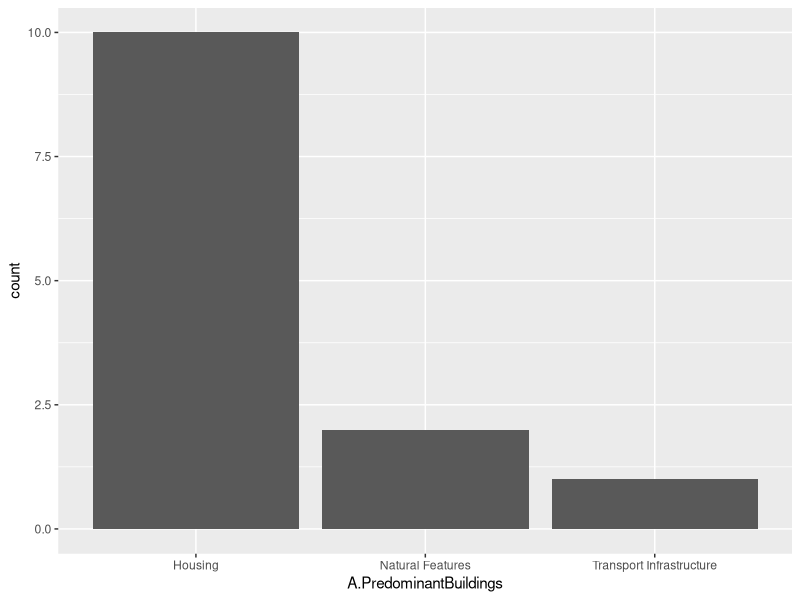
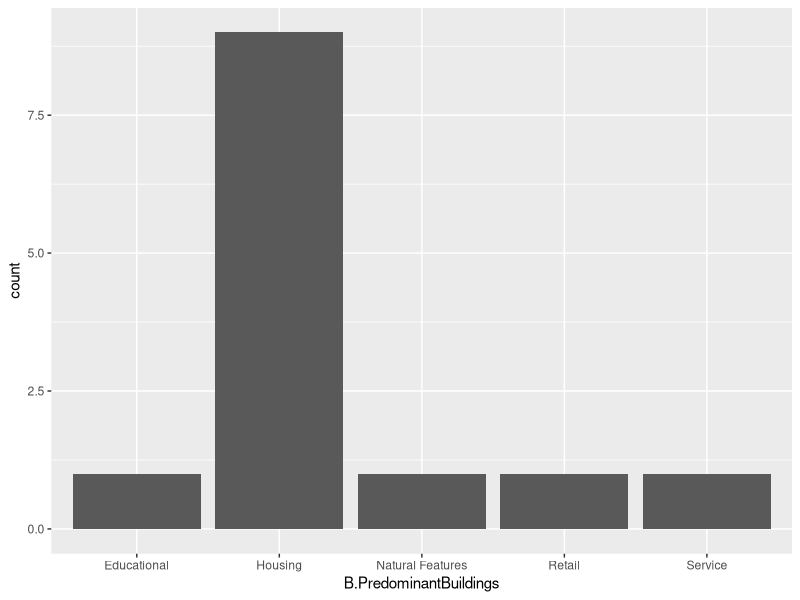
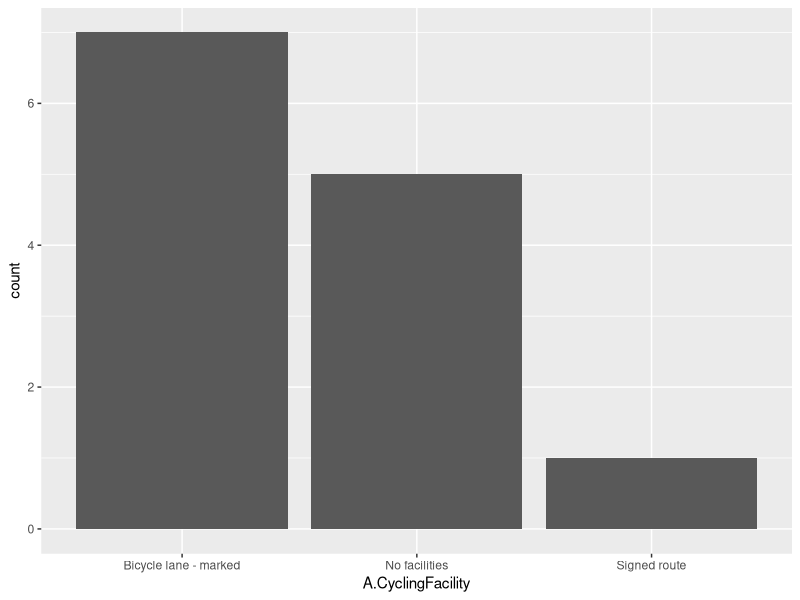
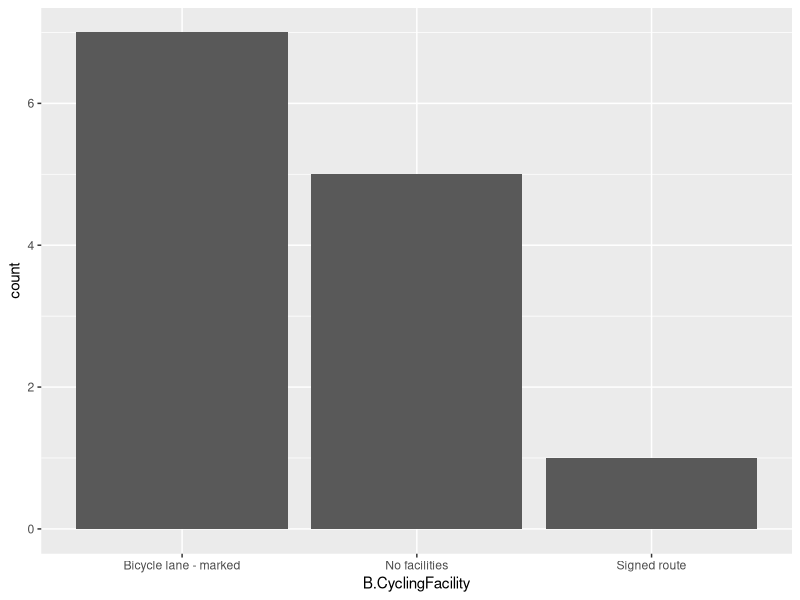
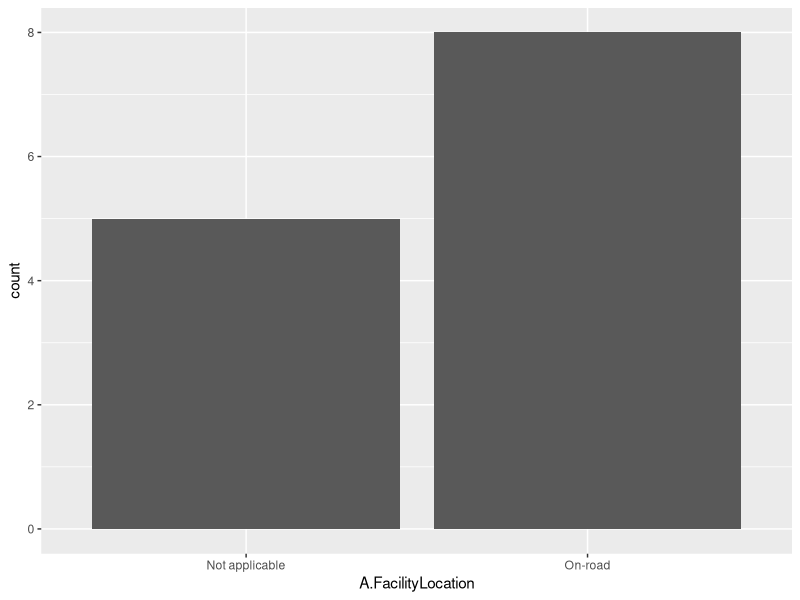
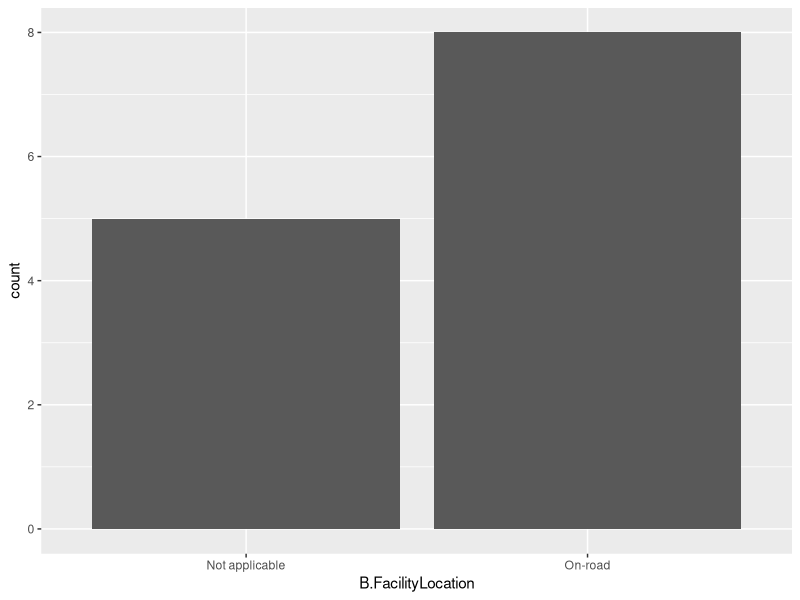
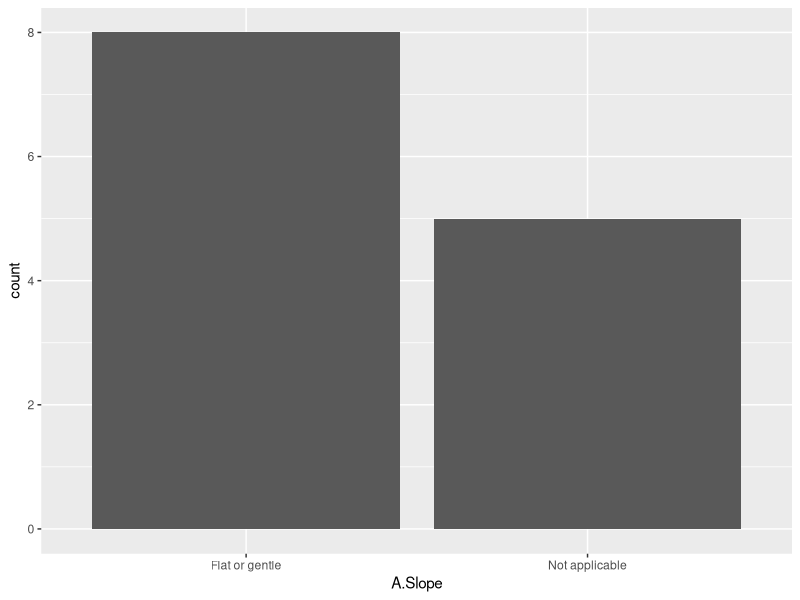
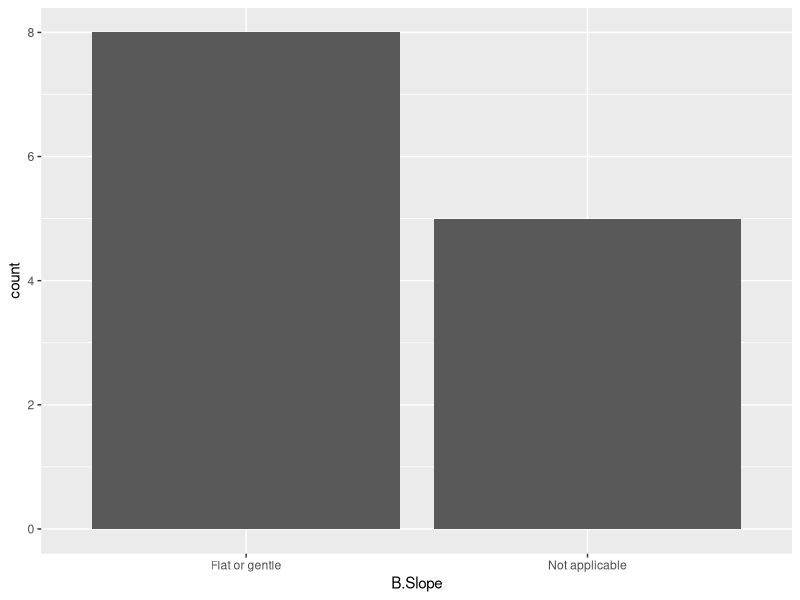

These figures' R source, in order:
## ---- chunk 1
library(readr)
library(tidyverse)
library(dplyr)
library(sf)
library(ggthemes)
## ---- chunk 2
audit_results <- read_csv("Audit_Results.csv")
Audit_Results_1A <- read_csv("Audit_Results_1A.csv")
Audit_Results_1B <- read_csv("Audit_Results_1B.csv")
Audit_Results_2A <- read_csv("Audit_Results_2A.csv")
Audit_Results_2B <- read_csv("Audit_Results_2B.csv")
Audit_Results_3A <- read_csv("Audit_Results_3A.csv")
Audit_Results_3B <- read_csv("Audit_Results_3B.csv")
## ---- chunk 3
ggplot(data = Audit_Results_1A) + 
  geom_bar(mapping = aes(x = A.PredominantBuildings))

ggplot(data = Audit_Results_1A) + 
  geom_bar(mapping = aes(x = B.PredominantBuildings))
## ---- chunk 4
ggplot(data = Audit_Results_1A) + 
  geom_bar(mapping = aes(x = A.CyclingFacility))

ggplot(data = Audit_Results_1A) + 
  geom_bar(mapping = aes(x = B.CyclingFacility))
## ---- chunk 5
ggplot(data = Audit_Results_1A) + 
  geom_bar(mapping = aes(x = A.FacilityLocation))

ggplot(data = Audit_Results_1A) + 
  geom_bar(mapping = aes(x = B.FacilityLocation))
## ---- chunk 6
ggplot(data = Audit_Results_1A) + 
  geom_bar(mapping = aes(x = A.Slope))

ggplot(data = Audit_Results_1A) + 
  geom_bar(mapping = aes(x = B.Slope))
## ---- chunk 7
ggplot(data = Audit_Results_1A) + 
  geom_bar(mapping = aes(x = A.RoadCondition))

ggplot(data = Audit_Results_1A) + 
  geom_bar(mapping = aes(x = B.RoadCondition))
## ---- chunk 8
ggplot(data = Audit_Results_1A) + 
  geom_bar(mapping = aes(x = A.Lanes))

ggplot(data = Audit_Results_1A) + 
  geom_bar(mapping = aes(x = B.Lanes))
## ---- chunk 9
ggplot(data = Audit_Results_1A) + 
  geom_bar(mapping = aes(x = A.TrafficCalming))

ggplot(data = Audit_Results_1A) + 
  geom_bar(mapping = aes(x = B.TrafficCalming))
## ---- chunk 10
ggplot(data = Audit_Results_1A) + 
  geom_bar(mapping = aes(x = A.Crossing))

ggplot(data = Audit_Results_1A) + 
  geom_bar(mapping = aes(x = B.Crossing))
## ---- chunk 11
ggplot(data = Audit_Results_1A) + 
  geom_bar(mapping = aes(x = A.Lights))

ggplot(data = Audit_Results_1A) + 
  geom_bar(mapping = aes(x = B.Lights))
## ---- chunk 12
ggplot(data = Audit_Results_1A) + 
  geom_bar(mapping = aes(x = A.Maintenance))

ggplot(data = Audit_Results_1A) + 
  geom_bar(mapping = aes(x = B.Maintenance))
## ---- chunk 13
ggplot(data = Audit_Results_1A) + 
  geom_bar(mapping = aes(x = A.Cleanliness))

ggplot(data = Audit_Results_1A) + 
  geom_bar(mapping = aes(x = B.Cleanliness))
## ---- chunk 14
ggplot(data = Audit_Results_1A) + 
  geom_bar(mapping = aes(x = A.Trees))

ggplot(data = Audit_Results_1A) + 
  geom_bar(mapping = aes(x = B.Trees))
## ---- chunk 15
ggplot(data = Audit_Results_1A) + 
  geom_bar(mapping = aes(x = A.Attractiveness))

ggplot(data = Audit_Results_1A) + 
  geom_bar(mapping = aes(x = B.Attractiveness))
## ---- chunk 16
ggplot(data = Audit_Results_1A) + 
  geom_bar(mapping = aes(x = A.Comfortability))

ggplot(data = Audit_Results_1A) + 
  geom_bar(mapping = aes(x = B.Comfortability))
## ---- chunk 17
ggplot(data = Audit_Results_1B) + 
  geom_bar(mapping = aes(x = A.PredominantBuildings))

ggplot(data = Audit_Results_1B) + 
  geom_bar(mapping = aes(x = B.PredominantBuildings))
## ---- chunk 18
ggplot(data = Audit_Results_1B) + 
  geom_bar(mapping = aes(x = A.CyclingFacility))

ggplot(data = Audit_Results_1B) + 
  geom_bar(mapping = aes(x = B.CyclingFacility))
## ---- chunk 19
ggplot(data = Audit_Results_1B) + 
  geom_bar(mapping = aes(x = A.FacilityLocation))

ggplot(data = Audit_Results_1B) + 
  geom_bar(mapping = aes(x = B.FacilityLocation))
## ---- chunk 20
ggplot(data = Audit_Results_1B) + 
  geom_bar(mapping = aes(x = A.Slope))

ggplot(data = Audit_Results_1B) + 
  geom_bar(mapping = aes(x = B.Slope))
## ---- chunk 21
ggplot(data = Audit_Results_1B) + 
  geom_bar(mapping = aes(x = A.RoadCondition))

ggplot(data = Audit_Results_1B) + 
  geom_bar(mapping = aes(x = B.RoadCondition))
## ---- chunk 22
ggplot(data = Audit_Results_1B) + 
  geom_bar(mapping = aes(x = A.Lanes))

ggplot(data = Audit_Results_1B) + 
  geom_bar(mapping = aes(x = B.Lanes))
## ---- chunk 23
ggplot(data = Audit_Results_1B) + 
  geom_bar(mapping = aes(x = A.TrafficCalming))

ggplot(data = Audit_Results_1B) + 
  geom_bar(mapping = aes(x = B.TrafficCalming))
## ---- chunk 24
ggplot(data = Audit_Results_1B) + 
  geom_bar(mapping = aes(x = A.Crossing))

ggplot(data = Audit_Results_1B) + 
  geom_bar(mapping = aes(x = B.Crossing))
## ---- chunk 25
ggplot(data = Audit_Results_1B) + 
  geom_bar(mapping = aes(x = A.Lights))

ggplot(data = Audit_Results_1B) + 
  geom_bar(mapping = aes(x = B.Lights))
## ---- chunk 26
ggplot(data = Audit_Results_1B) + 
  geom_bar(mapping = aes(x = A.Maintenance))

ggplot(data = Audit_Results_1B) + 
  geom_bar(mapping = aes(x = B.Maintenance))
## ---- chunk 27
ggplot(data = Audit_Results_1B) + 
  geom_bar(mapping = aes(x = A.Cleanliness))

ggplot(data = Audit_Results_1B) + 
  geom_bar(mapping = aes(x = B.Cleanliness))
## ---- chunk 28
ggplot(data = Audit_Results_1B) + 
  geom_bar(mapping = aes(x = A.Trees))

ggplot(data = Audit_Results_1B) + 
  geom_bar(mapping = aes(x = B.Trees))
## ---- chunk 29
ggplot(data = Audit_Results_1B) + 
  geom_bar(mapping = aes(x = A.Attractiveness))

ggplot(data = Audit_Results_1B) + 
  geom_bar(mapping = aes(x = B.Attractiveness))
## ---- chunk 30
ggplot(data = Audit_Results_1B) + 
  geom_bar(mapping = aes(x = A.Comfortability))

ggplot(data = Audit_Results_1B) + 
  geom_bar(mapping = aes(x = B.Comfortability))
## ---- chunk 31
ggplot(data = Audit_Results_2A) + 
  geom_bar(mapping = aes(x = A.PredominantBuildings))

ggplot(data = Audit_Results_2A) + 
  geom_bar(mapping = aes(x = B.PredominantBuildings))
## ---- chunk 32
ggplot(data = Audit_Results_2A) + 
  geom_bar(mapping = aes(x = A.CyclingFacility))

ggplot(data = Audit_Results_2A) + 
  geom_bar(mapping = aes(x = B.CyclingFacility))
## ---- chunk 33
ggplot(data = Audit_Results_2A) + 
  geom_bar(mapping = aes(x = A.FacilityLocation))

ggplot(data = Audit_Results_2A) + 
  geom_bar(mapping = aes(x = B.FacilityLocation))
## ---- chunk 34
ggplot(data = Audit_Results_2A) + 
  geom_bar(mapping = aes(x = A.Slope))

ggplot(data = Audit_Results_2A) + 
  geom_bar(mapping = aes(x = B.Slope))
## ---- chunk 35
ggplot(data = Audit_Results_2A) + 
  geom_bar(mapping = aes(x = A.RoadCondition))

ggplot(data = Audit_Results_2A) + 
  geom_bar(mapping = aes(x = B.RoadCondition))
## ---- chunk 36
ggplot(data = Audit_Results_2A) + 
  geom_bar(mapping = aes(x = A.Lanes))

ggplot(data = Audit_Results_2A) + 
  geom_bar(mapping = aes(x = B.Lanes))
## ---- chunk 37
ggplot(data = Audit_Results_2A) + 
  geom_bar(mapping = aes(x = A.TrafficCalming))

ggplot(data = Audit_Results_2A) + 
  geom_bar(mapping = aes(x = B.TrafficCalming))
## ---- chunk 38
ggplot(data = Audit_Results_2A) + 
  geom_bar(mapping = aes(x = A.Crossing))

ggplot(data = Audit_Results_2A) + 
  geom_bar(mapping = aes(x = B.Crossing))
## ---- chunk 39
ggplot(data = Audit_Results_2A) + 
  geom_bar(mapping = aes(x = A.Lights))

ggplot(data = Audit_Results_2A) + 
  geom_bar(mapping = aes(x = B.Lights))
## ---- chunk 40
ggplot(data = Audit_Results_2A) + 
  geom_bar(mapping = aes(x = A.Maintenance))

ggplot(data = Audit_Results_2A) + 
  geom_bar(mapping = aes(x = B.Maintenance))
## ---- chunk 41
ggplot(data = Audit_Results_2A) + 
  geom_bar(mapping = aes(x = A.Cleanliness))

ggplot(data = Audit_Results_2A) + 
  geom_bar(mapping = aes(x = B.Cleanliness))
## ---- chunk 42
ggplot(data = Audit_Results_2A) + 
  geom_bar(mapping = aes(x = A.Trees))

ggplot(data = Audit_Results_2A) + 
  geom_bar(mapping = aes(x = B.Trees))
## ---- chunk 43
ggplot(data = Audit_Results_2A) + 
  geom_bar(mapping = aes(x = A.Attractiveness))

ggplot(data = Audit_Results_2A) + 
  geom_bar(mapping = aes(x = B.Attractiveness))
## ---- chunk 44
ggplot(data = Audit_Results_2A) + 
  geom_bar(mapping = aes(x = A.Comfortability))

ggplot(data = Audit_Results_2A) + 
  geom_bar(mapping = aes(x = B.Comfortability))
## ---- chunk 45
ggplot(data = Audit_Results_2B) + 
  geom_bar(mapping = aes(x = A.PredominantBuildings))

ggplot(data = Audit_Results_2B) + 
  geom_bar(mapping = aes(x = B.PredominantBuildings))
## ---- chunk 46
ggplot(data = Audit_Results_2B) + 
  geom_bar(mapping = aes(x = A.CyclingFacility))

ggplot(data = Audit_Results_2B) + 
  geom_bar(mapping = aes(x = B.CyclingFacility))
## ---- chunk 47
ggplot(data = Audit_Results_2B) + 
  geom_bar(mapping = aes(x = A.FacilityLocation))

ggplot(data = Audit_Results_2B) + 
  geom_bar(mapping = aes(x = B.FacilityLocation))
## ---- chunk 48
ggplot(data = Audit_Results_2B) + 
  geom_bar(mapping = aes(x = A.Slope))

ggplot(data = Audit_Results_2B) + 
  geom_bar(mapping = aes(x = B.Slope))
## ---- chunk 49
ggplot(data = Audit_Results_2B) + 
  geom_bar(mapping = aes(x = A.RoadCondition))

ggplot(data = Audit_Results_2B) + 
  geom_bar(mapping = aes(x = B.RoadCondition))
## ---- chunk 50
ggplot(data = Audit_Results_2B) + 
  geom_bar(mapping = aes(x = A.Lanes))

ggplot(data = Audit_Results_2B) + 
  geom_bar(mapping = aes(x = B.Lanes))
## ---- chunk 51
ggplot(data = Audit_Results_2B) + 
  geom_bar(mapping = aes(x = A.TrafficCalming))

ggplot(data = Audit_Results_2B) + 
  geom_bar(mapping = aes(x = B.TrafficCalming))
## ---- chunk 52
ggplot(data = Audit_Results_2B) + 
  geom_bar(mapping = aes(x = A.Crossing))

ggplot(data = Audit_Results_2B) + 
  geom_bar(mapping = aes(x = B.Crossing))
## ---- chunk 53
ggplot(data = Audit_Results_2B) + 
  geom_bar(mapping = aes(x = A.Lights))

ggplot(data = Audit_Results_2B) + 
  geom_bar(mapping = aes(x = B.Lights))
## ---- chunk 54
ggplot(data = Audit_Results_2B) + 
  geom_bar(mapping = aes(x = A.Maintenance))

ggplot(data = Audit_Results_2B) + 
  geom_bar(mapping = aes(x = B.Maintenance))
## ---- chunk 55
ggplot(data = Audit_Results_2B) + 
  geom_bar(mapping = aes(x = A.Cleanliness))

ggplot(data = Audit_Results_2B) + 
  geom_bar(mapping = aes(x = B.Cleanliness))
## ---- chunk 56
ggplot(data = Audit_Results_2B) + 
  geom_bar(mapping = aes(x = A.Trees))

ggplot(data = Audit_Results_2B) + 
  geom_bar(mapping = aes(x = B.Trees))
## ---- chunk 57
ggplot(data = Audit_Results_2B) + 
  geom_bar(mapping = aes(x = A.Attractiveness))

ggplot(data = Audit_Results_2B) + 
  geom_bar(mapping = aes(x = B.Attractiveness))
## ---- chunk 58
ggplot(data = Audit_Results_2B) + 
  geom_bar(mapping = aes(x = A.Comfortability))

ggplot(data = Audit_Results_2B) + 
  geom_bar(mapping = aes(x = B.Comfortability))
## ---- chunk 59
ggplot(data = Audit_Results_3A) + 
  geom_bar(mapping = aes(x = A.PredominantBuildings))

ggplot(data = Audit_Results_3A) + 
  geom_bar(mapping = aes(x = B.PredominantBuildings))
## ---- chunk 60
ggplot(data = Audit_Results_3A) + 
  geom_bar(mapping = aes(x = A.CyclingFacility))

ggplot(data = Audit_Results_3A) + 
  geom_bar(mapping = aes(x = B.CyclingFacility))
## ---- chunk 61
ggplot(data = Audit_Results_3A) + 
  geom_bar(mapping = aes(x = A.FacilityLocation))

ggplot(data = Audit_Results_3A) + 
  geom_bar(mapping = aes(x = B.FacilityLocation))
## ---- chunk 62
ggplot(data = Audit_Results_3A) + 
  geom_bar(mapping = aes(x = A.Slope))

ggplot(data = Audit_Results_3A) + 
  geom_bar(mapping = aes(x = B.Slope))
## ---- chunk 63
ggplot(data = Audit_Results_3A) + 
  geom_bar(mapping = aes(x = A.RoadCondition))

ggplot(data = Audit_Results_3A) + 
  geom_bar(mapping = aes(x = B.RoadCondition))
## ---- chunk 64
ggplot(data = Audit_Results_3A) + 
  geom_bar(mapping = aes(x = A.Lanes))

ggplot(data = Audit_Results_3A) + 
  geom_bar(mapping = aes(x = B.Lanes))
## ---- chunk 65
ggplot(data = Audit_Results_3A) + 
  geom_bar(mapping = aes(x = A.TrafficCalming))

ggplot(data = Audit_Results_3A) + 
  geom_bar(mapping = aes(x = B.TrafficCalming))
## ---- chunk 66
ggplot(data = Audit_Results_3A) + 
  geom_bar(mapping = aes(x = A.Crossing))

ggplot(data = Audit_Results_3A) + 
  geom_bar(mapping = aes(x = B.Crossing))
## ---- chunk 67
ggplot(data = Audit_Results_3A) + 
  geom_bar(mapping = aes(x = A.Lights))

ggplot(data = Audit_Results_3A) + 
  geom_bar(mapping = aes(x = B.Lights))
## ---- chunk 68
ggplot(data = Audit_Results_3A) + 
  geom_bar(mapping = aes(x = A.Maintenance))

ggplot(data = Audit_Results_3A) + 
  geom_bar(mapping = aes(x = B.Maintenance))
## ---- chunk 69
ggplot(data = Audit_Results_3A) + 
  geom_bar(mapping = aes(x = A.Cleanliness))

ggplot(data = Audit_Results_3A) + 
  geom_bar(mapping = aes(x = B.Cleanliness))
## ---- chunk 70
ggplot(data = Audit_Results_3A) + 
  geom_bar(mapping = aes(x = A.Trees))

ggplot(data = Audit_Results_3A) + 
  geom_bar(mapping = aes(x = B.Trees))
## ---- chunk 71
ggplot(data = Audit_Results_3A) + 
  geom_bar(mapping = aes(x = A.Attractiveness))

ggplot(data = Audit_Results_3A) + 
  geom_bar(mapping = aes(x = B.Attractiveness))
## ---- chunk 72
ggplot(data = Audit_Results_3A) + 
  geom_bar(mapping = aes(x = A.Comfortability))

ggplot(data = Audit_Results_3A) + 
  geom_bar(mapping = aes(x = B.Comfortability))
## ---- chunk 73
ggplot(data = Audit_Results_3B) + 
  geom_bar(mapping = aes(x = A.PredominantBuildings))

ggplot(data = Audit_Results_3B) + 
  geom_bar(mapping = aes(x = B.PredominantBuildings))
## ---- chunk 74
ggplot(data = Audit_Results_3B) + 
  geom_bar(mapping = aes(x = A.CyclingFacility))

ggplot(data = Audit_Results_3B) + 
  geom_bar(mapping = aes(x = B.CyclingFacility))
## ---- chunk 75
ggplot(data = Audit_Results_3B) + 
  geom_bar(mapping = aes(x = A.FacilityLocation))

ggplot(data = Audit_Results_3B) + 
  geom_bar(mapping = aes(x = B.FacilityLocation))
## ---- chunk 76
ggplot(data = Audit_Results_3B) + 
  geom_bar(mapping = aes(x = A.Slope))

ggplot(data = Audit_Results_3B) + 
  geom_bar(mapping = aes(x = B.Slope))
## ---- chunk 77
ggplot(data = Audit_Results_3B) + 
  geom_bar(mapping = aes(x = A.RoadCondition))

ggplot(data = Audit_Results_3B) + 
  geom_bar(mapping = aes(x = B.RoadCondition))
## ---- chunk 78
ggplot(data = Audit_Results_3B) + 
  geom_bar(mapping = aes(x = A.Lanes))

ggplot(data = Audit_Results_3B) + 
  geom_bar(mapping = aes(x = B.Lanes))
## ---- chunk 79
ggplot(data = Audit_Results_3B) + 
  geom_bar(mapping = aes(x = A.TrafficCalming))

ggplot(data = Audit_Results_3B) + 
  geom_bar(mapping = aes(x = B.TrafficCalming))
## ---- chunk 80
ggplot(data = Audit_Results_3B) + 
  geom_bar(mapping = aes(x = A.Crossing))

ggplot(data = Audit_Results_3B) + 
  geom_bar(mapping = aes(x = B.Crossing))
## ---- chunk 81
ggplot(data = Audit_Results_3B) + 
  geom_bar(mapping = aes(x = A.Lights))

ggplot(data = Audit_Results_3B) + 
  geom_bar(mapping = aes(x = B.Lights))
## ---- chunk 82
ggplot(data = Audit_Results_3B) + 
  geom_bar(mapping = aes(x = A.Maintenance))

ggplot(data = Audit_Results_3B) + 
  geom_bar(mapping = aes(x = B.Maintenance))
## ---- chunk 83
ggplot(data = Audit_Results_3B) + 
  geom_bar(mapping = aes(x = A.Cleanliness))

ggplot(data = Audit_Results_3B) + 
  geom_bar(mapping = aes(x = B.Cleanliness))
## ---- chunk 84
ggplot(data = Audit_Results_3B) + 
  geom_bar(mapping = aes(x = A.Trees))

ggplot(data = Audit_Results_3B) + 
  geom_bar(mapping = aes(x = B.Trees))
## ---- chunk 85
ggplot(data = Audit_Results_3B) + 
  geom_bar(mapping = aes(x = A.Attractiveness))

ggplot(data = Audit_Results_3B) + 
  geom_bar(mapping = aes(x = B.Attractiveness))
## ---- chunk 86
ggplot(data = Audit_Results_3B) + 
  geom_bar(mapping = aes(x = A.Comfortability))

ggplot(data = Audit_Results_3B) + 
  geom_bar(mapping = aes(x = B.Comfortability))
